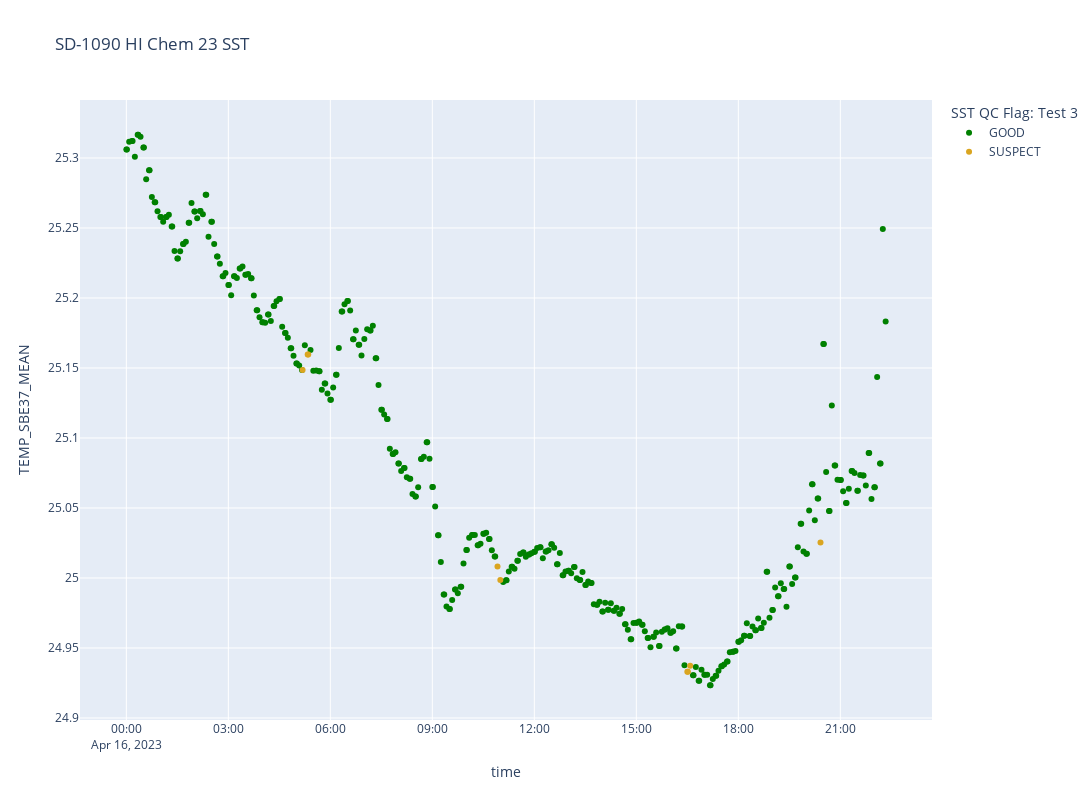

Notebook source saved alongside this figure:
### Markdown cell above
#### Test 3 - Temperature

### Code cell
px.scatter(
    hi1090qc, 
    x="time", y="TEMP_SBE37_MEAN", 
    color='SST QC Flag: Test 3', 
    width = 1400, height = 800, 
    color_discrete_sequence=["green", "gray", "goldenrod", "red", "black"], 
    category_orders={"SST QC Flag: Test 3": ["GOOD", "UNKNKOWN", "SUSPECT", "FAIL", "MISSING"]},
    title='SD-1090 HI Chem 23 SST'
    )

### Figure 1 — Plotly figure (JSON) as saved in the notebook; plotly's stock layout.template omitted (floating-point values rounded to 4 significant figures; data arrays with more than 128 entries replaced by an {"elided": "..."} marker saying what was removed)
{"data": [{"hovertemplate": "SST QC Flag: Test 3=GOOD<br>time=%{x}<br>TEMP_SBE37_MEAN=%{y}<extra></extra>", "legendgroup": "GOOD", "marker": {"color": "green", "symbol": "circle"}, "mode": "markers", "name": "GOOD", "orientation": "v", "showlegend": true, "type": "scatter", "x": {"elided": "391 str values"}, "xaxis": "x", "y": {"elided": "391 float values"}, "yaxis": "y"}, {"hovertemplate": "SST QC Flag: Test 3=SUSPECT<br>time=%{x}<br>TEMP_SBE37_MEAN=%{y}<extra></extra>", "legendgroup": "SUSPECT", "marker": {"color": "goldenrod", "symbol": "circle"}, "mode": "markers", "name": "SUSPECT", "orientation": "v", "showlegend": true, "type": "scatter", "x": ["2023-04-16 05:11:00", "2023-04-16 05:20:00", "2023-04-16 05:21:00", "2023-04-16 10:55:00", "2023-04-16 11:00:00", "2023-04-16 16:30:00", "2023-04-16 16:31:00", "2023-04-16 16:35:00", "2023-04-16 20:25:00"], "xaxis": "x", "y": [25.15, 25.16, 25.16, 25.01, 25.0, 24.93, 24.93, 24.94, 25.03], "yaxis": "y"}], "layout": {"height": 800, "legend": {"title": {"text": "SST QC Flag: Test 3"}, "tracegroupgap": 0}, "title": {"text": "SD-1090 HI Chem 23 SST"}, "width": 1400, "xaxis": {"anchor": "y", "domain": [0, 1], "title": {"text": "time"}}, "yaxis": {"anchor": "x", "domain": [0, 1], "title": {"text": "TEMP_SBE37_MEAN"}}}}
